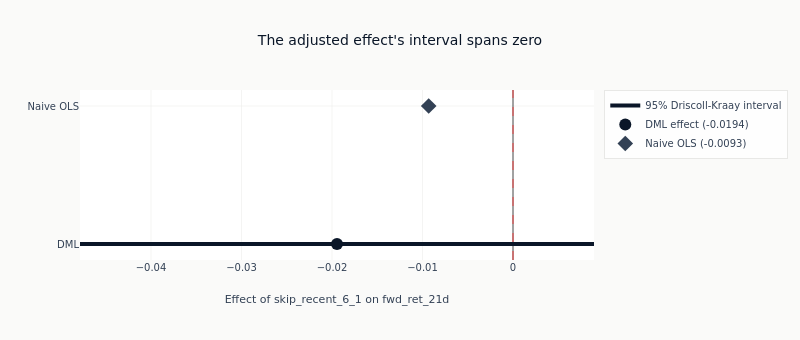

Notebook code cell kept with this figure:
### Markdown cell above
### The estimate against zero, and against the unadjusted one

The interval is the conventional two-sided ninety-five percent one, taken on the Driscoll-Kraay
standard error. The naive coefficient is marked as a point because no comparable standard error
is registered for it - it is there to show how far adjustment moved the estimate, not to be
tested.

### Code cell
effect = float(metrics["dml_effect"])
se = float(metrics["dml_se_hac"])
naive = float(metrics["naive_effect"])
low, high = effect - 1.96 * se, effect + 1.96 * se

fig = go.Figure()
fig.add_trace(
    go.Scatter(
        x=[low, high],
        y=["DML", "DML"],
        mode="lines",
        line=dict(color=COLORS["blue"], width=4),
        name="95% Driscoll-Kraay interval",
    )
)
fig.add_trace(
    go.Scatter(
        x=[effect],
        y=["DML"],
        mode="markers",
        marker=dict(color=COLORS["blue"], size=12),
        name=f"DML effect ({effect:+.4f})",
    )
)
fig.add_trace(
    go.Scatter(
        x=[naive],
        y=["Naive OLS"],
        mode="markers",
        marker=dict(color=COLORS["neutral"], size=12, symbol="diamond"),
        name=f"Naive OLS ({naive:+.4f})",
    )
)
fig.add_vline(x=0, line_width=1, line_dash="dash", line_color=COLORS["negative"])
fig.update_xaxes(title_text=f"Effect of {estimand['treatment']} on {estimand['outcome']}")
fig.update_layout(
    title=(
        "The adjusted effect's interval spans zero"
        if low < 0 < high
        else "The adjusted effect's interval excludes zero"
    ),
    height=340,
    width=800,
    margin=dict(t=90),
)
show_plotly_with_alt(
    fig,
    "Horizontal interval plot of the causal effect of skip-recent momentum on the 21-day forward "
    "return, with a dashed line at zero. Counted from the registered row: DML effect "
    f"{effect:+.4f} with a 95% Driscoll-Kraay interval from {low:+.4f} to {high:+.4f}, and the "
    f"unadjusted OLS coefficient at {naive:+.4f}.",
)

### Figure 1 — Plotly figure (JSON) as saved in the notebook; plotly's stock layout.template omitted (floating-point values rounded to 4 significant figures)
{"data": [{"line": {"color": "#0a1628", "width": 4}, "mode": "lines", "name": "95% Driscoll-Kraay interval", "type": "scatter", "x": [-0.04785, 0.008951], "y": ["DML", "DML"]}, {"marker": {"color": "#0a1628", "size": 12}, "mode": "markers", "name": "DML effect (-0.0194)", "type": "scatter", "x": [-0.01945], "y": ["DML"]}, {"marker": {"color": "#334155", "size": 12, "symbol": "diamond"}, "mode": "markers", "name": "Naive OLS (-0.0093)", "type": "scatter", "x": [-0.009316], "y": ["Naive OLS"]}], "layout": {"height": 340, "margin": {"t": 90}, "shapes": [{"line": {"color": "#ef4444", "dash": "dash", "width": 1}, "type": "line", "x0": 0, "x1": 0, "xref": "x", "y0": 0, "y1": 1, "yref": "y domain"}], "title": {"text": "The adjusted effect's interval spans zero"}, "width": 800, "xaxis": {"title": {"text": "Effect of skip_recent_6_1 on fwd_ret_21d"}}}}
